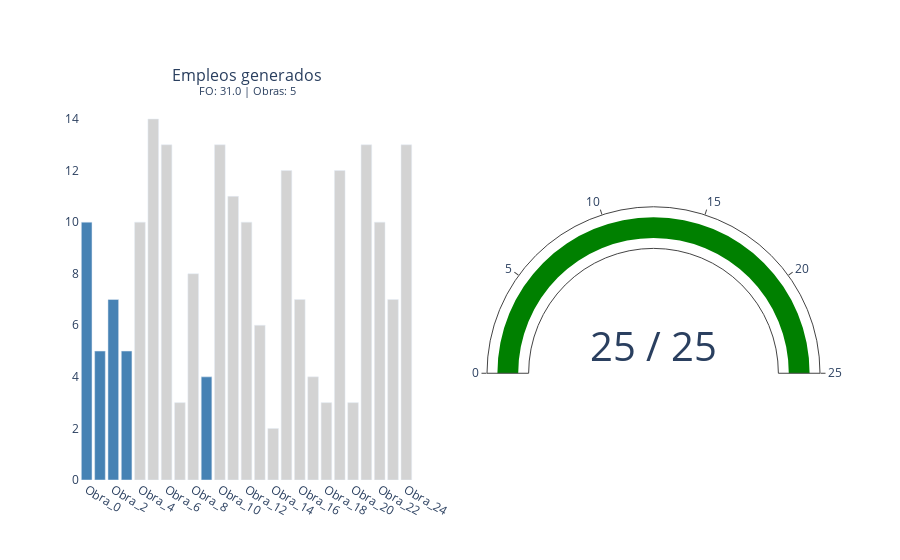

The notebook cell saved with this chart:
### Code cell
# ----- DESDE ACÁ EN ADELANTE, NO TOQUE EL CÓDIGO DE ESTÁ CELDA.

# . Correr
t0 = time.perf_counter()
V = policy_evaluation(env, propose_policy)
elapsed = time.perf_counter() - t0

# . Reportar
valor_total, objetos_tomados, peso_total = env.report_from_policy(propose_policy)
report(obras, objetos_tomados, valor_total, peso_total, p)

# . Almacenar resultados
resultados.append({
    "Método"             : "Policy evaluation",
    "Empleos generados"  : round(valor_total, 3),
    "Obras seleccionadas": len(objetos_tomados),
    "Presupuesto usado"  : round(peso_total, 2),
    "Tiempo (s)"         : elapsed
})

### Figure 1 — Plotly figure (JSON) as saved in the notebook; plotly's stock layout.template omitted (floating-point values rounded to 4 significant figures)
{"data": [{"customdata": [10.0, 8.0, 4.0, 7.0, 8.0, 9.0, 6.0, 2.0, 2.0, 9.0, 3.0, 2.0, 6.0, 2.0, 7.0, 2.0, 4.0, 6.0, 6.0, 2.0], "hovertemplate": "<b>%{x}</b><br>Empleos: %{y}<br>Costo: %{customdata} millones", "marker": {"color": "lightgray"}, "type": "bar", "x": ["Obra_4", "Obra_5", "Obra_6", "Obra_7", "Obra_8", "Obra_10", "Obra_11", "Obra_12", "Obra_13", "Obra_14", "Obra_15", "Obra_16", "Obra_17", "Obra_18", "Obra_19", "Obra_20", "Obra_21", "Obra_22", "Obra_23", "Obra_24"], "xaxis": "x", "y": [10.0, 14.0, 13.0, 3.0, 8.0, 13.0, 11.0, 10.0, 6.0, 2.0, 12.0, 7.0, 4.0, 3.0, 12.0, 3.0, 13.0, 10.0, 7.0, 13.0], "yaxis": "y"}, {"customdata": [5.0, 3.0, 9.0, 6.0, 2.0], "hovertemplate": "<b>%{x}</b><br>Empleos: %{y}<br>Costo: %{customdata} millones", "marker": {"color": "steelblue"}, "type": "bar", "x": ["Obra_0", "Obra_1", "Obra_2", "Obra_3", "Obra_9"], "xaxis": "x", "y": [10.0, 5.0, 7.0, 5.0, 4.0], "yaxis": "y"}, {"domain": {"x": [0.55, 1], "y": [0, 1]}, "gauge": {"axis": {"range": [0, 25]}}, "mode": "gauge+number", "number": {"font": {"size": 40}, "suffix": " / 25"}, "type": "indicator", "value": 25}], "layout": {"annotations": [{"font": {"size": 16}, "showarrow": false, "text": "Empleos generados<br><sup>FO: 31.0 | Obras: 5</sup>", "x": 0.225, "xanchor": "center", "xref": "paper", "y": 1, "yanchor": "bottom", "yref": "paper"}], "barmode": "overlay", "paper_bgcolor": "white", "plot_bgcolor": "white", "showlegend": false, "xaxis": {"anchor": "y", "categoryarray": ["Obra_0", "Obra_1", "Obra_2", "Obra_3", "Obra_4", "Obra_5", "Obra_6", "Obra_7", "Obra_8", "Obra_9", "Obra_10", "Obra_11", "Obra_12", "Obra_13", "Obra_14", "Obra_15", "Obra_16", "Obra_17", "Obra_18", "Obra_19", "Obra_20", "Obra_21", "Obra_22", "Obra_23", "Obra_24"], "categoryorder": "array", "domain": [0, 0.45], "showgrid": false}, "yaxis": {"anchor": "x", "domain": [0, 1], "showgrid": false}}}
